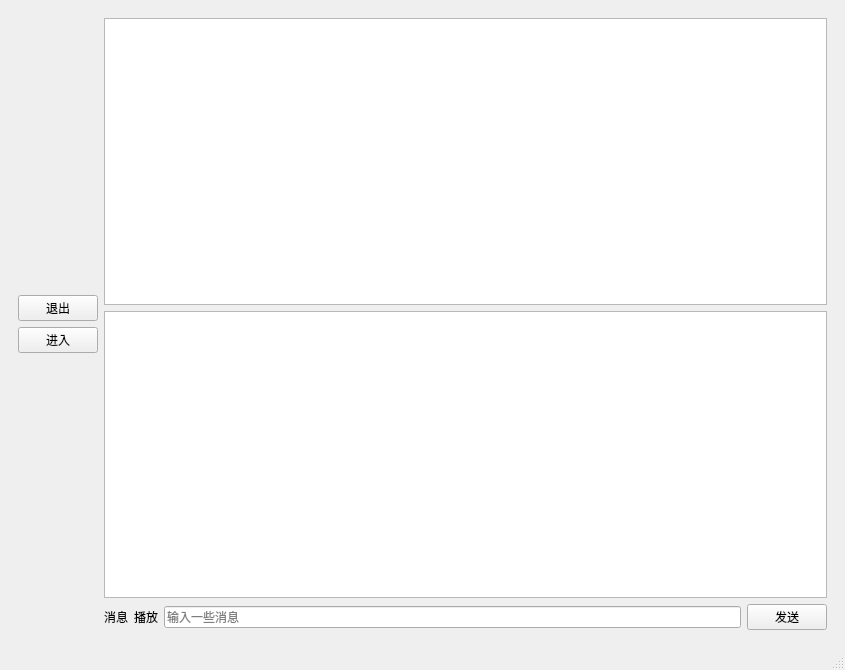
<?xml version="1.0" encoding="UTF-8"?>
<ui version="4.0">
 <class>MainWindow</class>
 <widget class="QMainWindow" name="MainWindow">
  <property name="geometry">
   <rect>
    <x>0</x>
    <y>0</y>
    <width>845</width>
    <height>670</height>
   </rect>
  </property>
  <property name="windowTitle">
   <string>MainWindow</string>
  </property>
  <widget class="QWidget" name="centralwidget">
   <layout class="QGridLayout" name="gridLayout">
    <item row="0" column="0">
     <widget class="QFrame" name="frame">
      <layout class="QGridLayout" name="gridLayout_2">
       <item row="0" column="0">
        <layout class="QHBoxLayout" name="horizontalLayout_2">
         <item>
          <layout class="QVBoxLayout" name="verticalLayout">
           <item>
            <spacer name="verticalSpacer_2">
             <property name="orientation">
              <enum>Qt::Vertical</enum>
             </property>
             <property name="sizeHint" stdset="0">
              <size>
               <width>20</width>
               <height>40</height>
              </size>
             </property>
            </spacer>
           </item>
           <item>
            <widget class="QPushButton" name="pushButton_2">
             <property name="text">
              <string>退出</string>
             </property>
            </widget>
           </item>
           <item>
            <widget class="QPushButton" name="pushButton">
             <property name="text">
              <string>进入</string>
             </property>
            </widget>
           </item>
           <item>
            <spacer name="verticalSpacer">
             <property name="orientation">
              <enum>Qt::Vertical</enum>
             </property>
             <property name="sizeHint" stdset="0">
              <size>
               <width>20</width>
               <height>40</height>
              </size>
             </property>
            </spacer>
           </item>
          </layout>
         </item>
         <item>
          <layout class="QVBoxLayout" name="verticalLayout_2">
           <item>
            <widget class="QListView" name="listView">
             <property name="viewMode">
              <enum>QListView::IconMode</enum>
             </property>
            </widget>
           </item>
           <item>
            <widget class="QTextEdit" name="textEdit"/>
           </item>
           <item>
            <layout class="QHBoxLayout" name="horizontalLayout">
             <item>
              <widget class="QLabel" name="label">
               <property name="text">
                <string>消息</string>
               </property>
              </widget>
             </item>
             <item>
              <widget class="QLabel" name="label_2">
               <property name="text">
                <string>播放</string>
               </property>
              </widget>
             </item>
             <item>
              <widget class="QLineEdit" name="lineEdit">
               <property name="placeholderText">
                <string>输入一些消息</string>
               </property>
              </widget>
             </item>
             <item>
              <widget class="QPushButton" name="pushButton_5">
               <property name="text">
                <string>发送</string>
               </property>
               <property name="icon">
                <iconset theme="accessories-text-editor">
                 <normaloff>.</normaloff>.</iconset>
               </property>
              </widget>
             </item>
            </layout>
           </item>
          </layout>
         </item>
        </layout>
       </item>
      </layout>
     </widget>
    </item>
   </layout>
  </widget>
  <widget class="QMenuBar" name="menubar">
   <property name="geometry">
    <rect>
     <x>0</x>
     <y>0</y>
     <width>845</width>
     <height>22</height>
    </rect>
   </property>
  </widget>
  <widget class="QStatusBar" name="statusbar"/>
 </widget>
 <resources>
  <include location="../resource.qrc"/>
 </resources>
 <connections/>
</ui>
